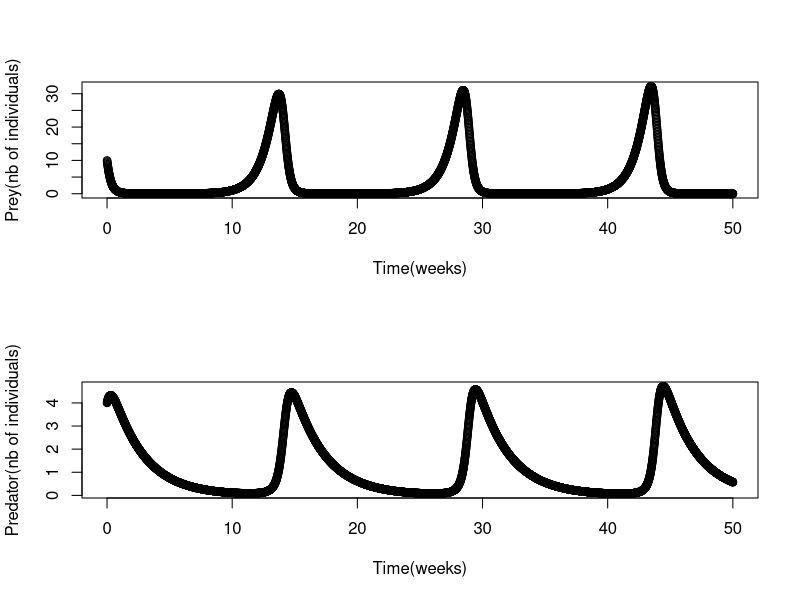
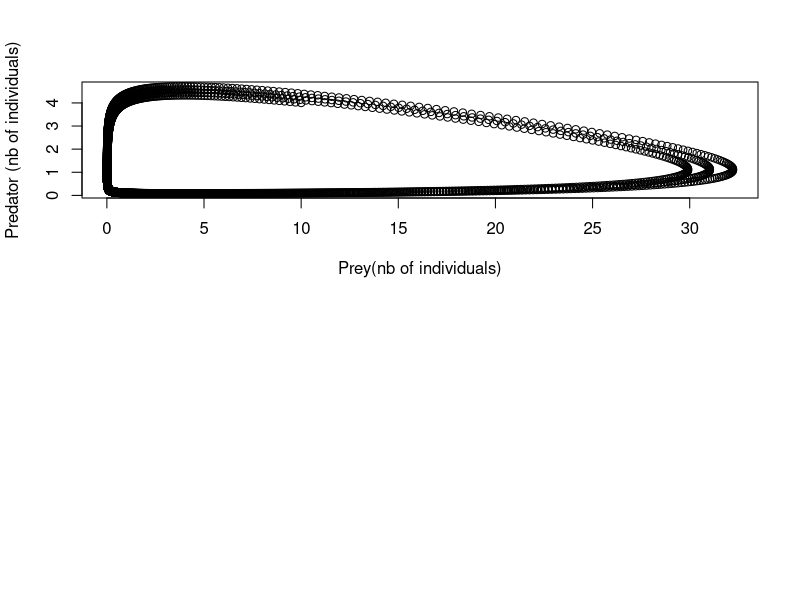

Write R code to recreate these figures, in order.
## ---- chunk 1

#to clear all the environment
rm(list=ls())

####DEFINING THE COEFFICIENTS AND VARIABLES####
##disclaimer: they are not intended to be ecologically relevant, but to serve as an example

X_init<-10    #starting value for x
Y_init<-4     #starting value for y

tend<-50    #how long the simulation is going to run for
delta_t<-0.01    #the size of the time step, as we will be moving through time with discrete steps

#coefficients of the model
a<-1.1
b<-0.4
c<-0.1
h<-0.4

####DEFINING THE VECTORS####
#We create some vectors to keep track of the variables, as we are moving through time

X<-c(X_init)    #we will append to this vector, it is going to be filled up with the successive levels of X, during all the time of the simulation
Y<-c(Y_init)    #idem with Y


## ---- chunk 2

t<-c(0)   #this vector will be filled up with all the time steps

####SIMULATION####

while (t[length(t)]<tend) 
{
  current_X<-X[length(X)]   #we define current_X as the most recent value of X
  current_Y<-Y[length(Y)]    #idem for Y
  current_t<-t[length(t)]
  
  delta_X<-(a*current_X-current_X*current_Y)*delta_t
  next_X<-current_X+delta_X
  
  delta_Y<-(c*current_X*current_Y-h*current_Y)*delta_t
  next_Y<-current_Y+delta_Y
  
  next_t<-current_t+delta_t
  
  #We append the successive values to the vectors
  X<-append(X,next_X)
  Y<-append(Y,next_Y)
  t<-append(t,next_t)

}

## ---- chunk 3
####PLOTTING#####

par(mfrow=c(2,1))
plot(x=t, y=X, xlab="Time(weeks)", ylab="Prey(nb of individuals)") #to plot the evolution of prey over time
plot(x=t, y=Y, xlab="Time(weeks)", ylab="Predator(nb of individuals)")#to plot the evolution of predator over time

#to plot a phase space plot, i.e the level of predator as a function of the prey level
plot (x=X, y=Y, xlab="Prey(nb of individuals)", ylab="Predator (nb of individuals)")

